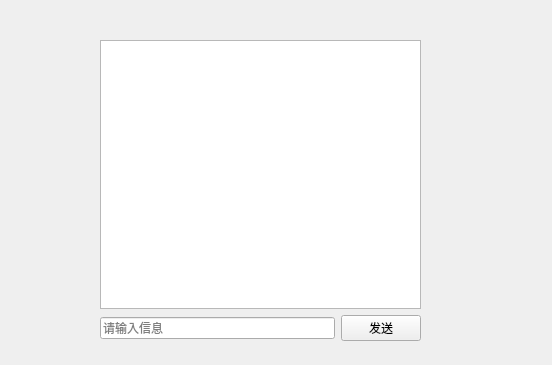
<?xml version="1.0" encoding="UTF-8"?>
<ui version="4.0">
 <class>Client</class>
 <widget class="QWidget" name="Client">
  <property name="geometry">
   <rect>
    <x>0</x>
    <y>0</y>
    <width>552</width>
    <height>365</height>
   </rect>
  </property>
  <property name="windowTitle">
   <string>Client</string>
  </property>
  <widget class="QWidget" name="">
   <property name="geometry">
    <rect>
     <x>100</x>
     <y>40</y>
     <width>321</width>
     <height>301</height>
    </rect>
   </property>
   <layout class="QVBoxLayout" name="verticalLayout">
    <item>
     <widget class="QTextEdit" name="show_TE">
      <property name="readOnly">
       <bool>true</bool>
      </property>
     </widget>
    </item>
    <item>
     <layout class="QHBoxLayout" name="horizontalLayout">
      <item>
       <widget class="QLineEdit" name="input_LE">
        <property name="placeholderText">
         <string>请输入信息</string>
        </property>
       </widget>
      </item>
      <item>
       <widget class="QPushButton" name="send_PB">
        <property name="text">
         <string>发送</string>
        </property>
       </widget>
      </item>
     </layout>
    </item>
   </layout>
  </widget>
 </widget>
 <resources/>
 <connections/>
</ui>
